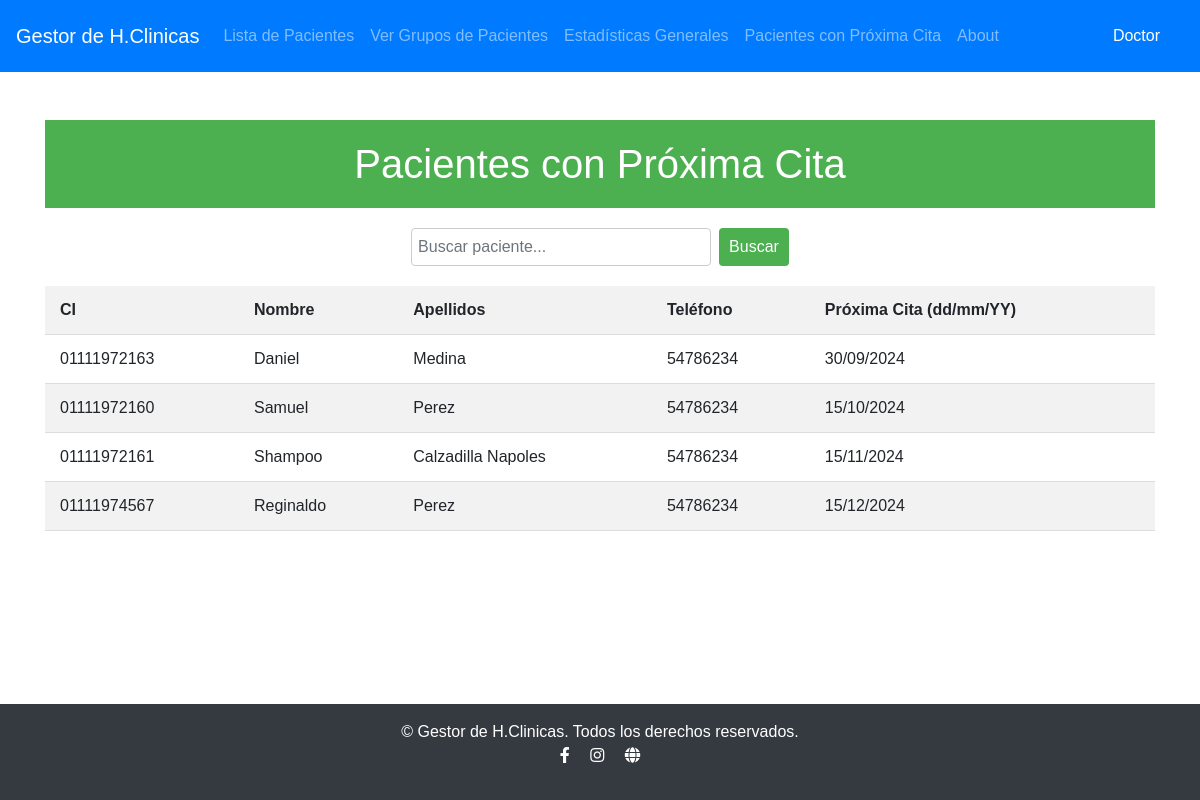
/pacientes/con_proxima_cita/ (signed in), run on an earlier commit of the app's database.
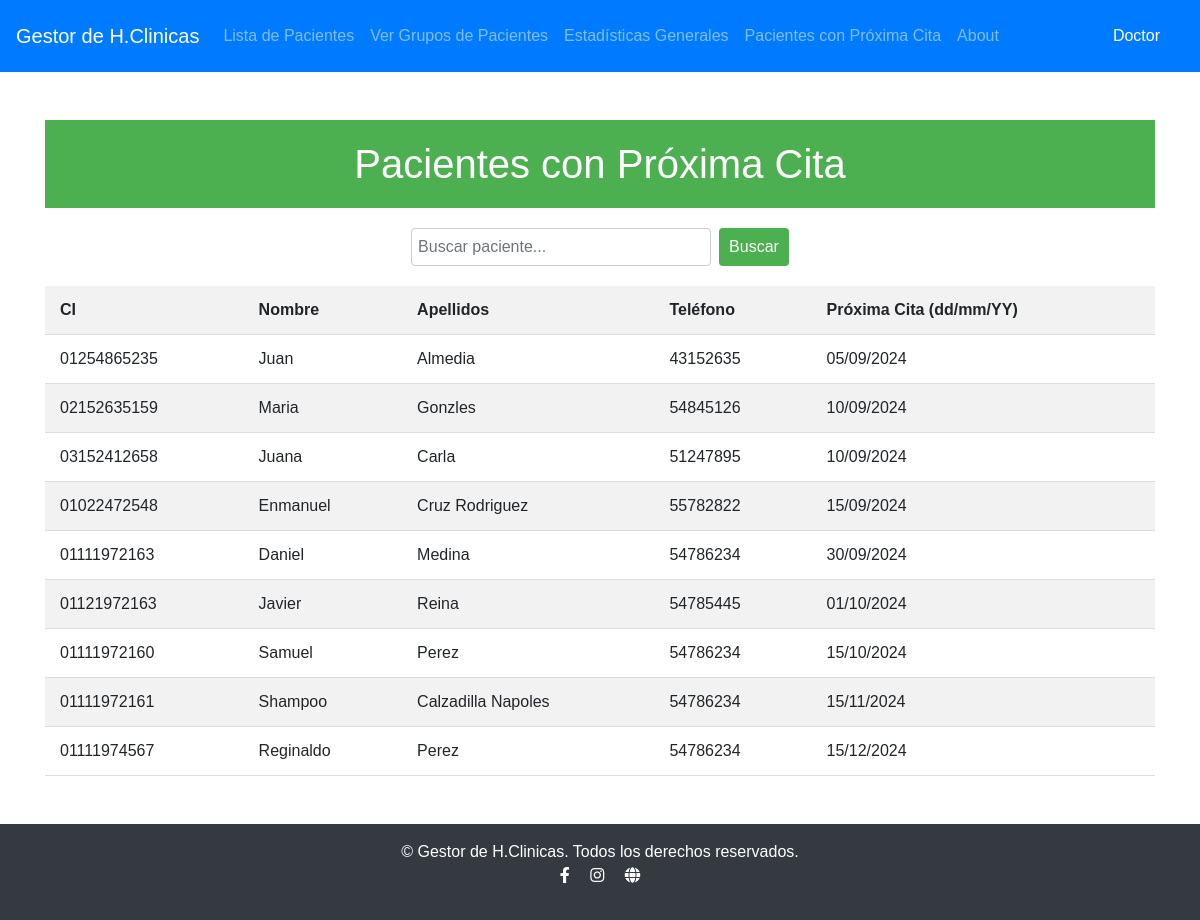
And on a later commit of the database.
### Historia/models.py (models this page shows, shortened)
class Paciente(models.Model):
    ci = models.CharField(primary_key=True, max_length=11)
    nombre = models.CharField(max_length=50)
    apellidos = models.CharField(max_length=50)
    telefono = models.IntegerField(null=True)
    direccion = models.CharField(max_length=50)
    SEXO_CHOICES = (
        ('M', 'Masculino'),
        ('F', 'Femenino'),
    )
    sexo = models.CharField(max_length=1, choices=SEXO_CHOICES)
    RAZA_CHOICES = (
        ('B', 'Blanco'),
        ('N', 'Negro'),
    )
    raza = models.CharField(max_length=1, choices=RAZA_CHOICES)
    edad = models.IntegerField()

class EFaparato(models.Model):
    id = models.IntegerField(primary_key=True)
    PYMHUMEDA_CHOICES = (
        ('S', 'Humeda'),
        ('N', 'No es Humeda'),
    )
    PYMCOLOR_CHOICES = (
        ('S', 'Normocoloreado'),
        ('N', 'No es Normocoloreado'),
    )
    TVS_CHOICES = (
        ('S', 'Infiltrado'),
        ('N', 'No Infiltrado'),
    )
    YON_CHOICES = (
        ('S', 'Sí'),
        ('N', 'No'),
    )
    NOP_CHOICES = (
        ('N', 'Normal'),
        ('P', 'Patológico'),
    )
    PUL_CHOICES = (
        ('P', 'Presente'),
        ('N', 'No Presente'),
    )
    pym_humedo = models.CharField(max_length=1, choices=PYMHUMEDA_CHOICES)
    pym_coloreado = models.CharField(max_length=1, choices=PYMCOLOR_CHOICES)
    descripcion_pym = models.TextField(blank=True, null=True)
    tvs = models.CharField(max_length=1, choices=YON_CHOICES)
    descripcion_tvs = models.TextField(blank=True, null=True)
    inspeccion_respiratoria = models.CharField(max_length=1, choices=NOP_CHOICES)
    palpacion_respiratoria = models.CharField(max_length=1, choices=NOP_CHOICES)
    percusion_respiratoria = models.CharField(max_length=1, choices=NOP_CHOICES)
    auscultacion_respiratoria = models.CharField(max_length=1, choices=NOP_CHOICES)
    descripcion_respiratoria = models.TextField(blank=True, null=True)
    frecuencia_respiratoria = models.CharField(max_length=255)
    descripcion_frecuencia_respiratoria = models.TextField(blank=True, null=True)
    inspeccion_cardiovascular = models.CharField(max_length=1, choices=NOP_CHOICES)
    palpacion_cardiovascular = models.CharField(max_length=1, choices=NOP_CHOICES)
    percusion_cardiovascular = models.CharField(max_length=1, choices=NOP_CHOICES)
    auscultacion_cardiovascular = models.CharField(max_length=1, choices=NOP_CHOICES)
    descripcion_cardiovascular = models.TextField(blank=True, null=True)
    frecuencia_cardiaca = models.CharField(max_length=255)
    presion_arterial = models.CharField(max_length=255)
    pulso = models.CharField(max_length=1, choices=PUL_CHOICES)
    descripcion_fpp = models.TextField(blank=True, null=True)
    inspeccion_abdominal = models.CharField(max_length=1, choices=NOP_CHOICES)
    palpacion_abdominal = models.CharField(max_length=1, choices=NOP_CHOICES)
    auscultacion_abdominal = models.CharField(max_length=1, choices=NOP_CHOICES)
    percusion_abdominal = models.CharField(max_length=1, choices=NOP_CHOICES)
    descripcion_abdominal = models.TextField(blank=True, null=True)
    conciente = models.CharField(max_length=1, choices=YON_CHOICES)
    orientado = models.CharField(max_length=1, choices=YON_CHOICES)
    descripcion_sn_central = models.TextField(blank=True, null=True)
    signos_maningeos = models.CharField(max_length=1, choices=YON_CHOICES)
    descripcion_signos_maningeos = models.TextField(blank=True, null=True)
    pares_craneales = models.CharField(max_length=1, choices=NOP_CHOICES)
    descripcion_pares_craneales = models.TextField(blank=True, null=True)
    soma = models.CharField(max_length=1, choices=NOP_CHOICES)
    descripcion_soma = models.TextField(blank=True, null=True)
    genital_urinario = models.CharField(max_length=1, choices=NOP_CHOICES)
    genital_urinario_descripcion = models.TextField(blank=True, null=True)
    mamas_simetricas = models.CharField(max_length=1, choices=YON_CHOICES)
    mamas_simetricas_descripcion = models.TextField(blank=True, null=True)
    mamas_nodulos = models.CharField(max_length=1, choices=YON_CHOICES)
    mamas_nodulos_descripcion = models.TextField(blank=True, null=True)
    estado_pezon = models.CharField(max_length=1, choices=NOP_CHOICES)
    estado_pezon_descripcion = models.TextField(blank=True, null=True)
    estado_axila = models.CharField(max_length=1, choices=NOP_CHOICES)
    estado_axila_descripcion = models.TextField(blank=True, null=True)
    genital_externo = models.CharField(max_length=1, choices=NOP_CHOICES)
    descripcion_genital_externo = models.TextField(blank=True, null=True)
    peso = models.CharField(max_length=255)
    talla = models.CharField(max_length=255)
    indice_corporal = models.FloatField()
    orientacion = models.CharField(max_length=255)
    proxima_cita = models.DateTimeField()
    egeneral = models.OneToOneField(EGeneral, on_delete=models.CASCADE, related_name='efaparato')
    grupos = models.ForeignKey('Grupos', on_delete=models.CASCADE, related_name='efaparatos')

### Historia/views/pacientes.py (the view)
# urls.py: path('pacientes/con_proxima_cita/', pacientes.pacientes_con_proxima_cita, name='pacientes_con_proxima_cita'),
@login_required(login_url="/")
def pacientes_con_proxima_cita(request):
    pacientes_con_cita = []
    pacientes = Paciente.objects.all()
    for paciente in pacientes:
        try:
            ultima_fecha = Fecha.objects.filter(paciente=paciente).order_by('-fecha_inicial').first()
            if ultima_fecha:
                if ultima_fecha.egeneral and ultima_fecha.egeneral.efaparato and ultima_fecha.egeneral.efaparato.proxima_cita:
                    pacientes_con_cita.append({
                        'paciente': paciente,
                        'proxima_cita': ultima_fecha.egeneral.efaparato.proxima_cita
                    })
        except ObjectDoesNotExist:
            pass
    context = {
        'pacientes': pacientes_con_cita
    }
    return render(request, 'pacientes/lista_pacientes_proxima_cita.html', context)

### Historia/templates/pacientes/lista_pacientes_proxima_cita.html (shortened to what this page needs)
{% extends 'base.html' %}
{% block content %}
<head>
</head>
<body>
    <h1>Pacientes con Próxima Cita</h1>
    <div class="search-container">
        <input type="text" class="form-control" id="search" name="search" placeholder="Buscar paciente..." onkeyup="filterTable()">
        <button type="button" class="btn btn-primary ml-2" onclick="filterTable()">Buscar</button>
    </div>
    <table id="patientTable">
        <thead>
            <tr>
                <th>CI</th>
                <th>Nombre</th>
                <th>Apellidos</th>
                <th>Teléfono</th>
                <th>Próxima Cita (dd/mm/YY)</th>
            </tr>
        </thead>
        <tbody>
            {% for item in pacientes|dictsort:'proxima_cita' %}
            <tr>
                <td>{{ item.paciente.ci }}</td>
                <td>{{ item.paciente.nombre }}</td>
                <td>{{ item.paciente.apellidos }}</td>
                <td>{{ item.paciente.telefono }}</td>
                <td>
                    {% if item.proxima_cita %}
                        {{ item.proxima_cita|date:"d/m/Y" }}
                    {% else %}
                        No hay cita próxima registrada
                    {% endif %}
                </td>
            </tr>
            {% endfor %}
        </tbody>
    </table>
</body>
{% endblock %}

What changed in the data, as far as the page shows it:
added Paciente: paciente.ci "01254865235", paciente.nombre "Juan", paciente.apellidos "Almedia", paciente.telefono "43152635", proxima_cita "05/09/2024"
added Paciente: paciente.ci "02152635159", paciente.nombre "Maria", paciente.apellidos "Gonzles", paciente.telefono "54845126", proxima_cita "10/09/2024"
added Paciente: paciente.ci "03152412658", paciente.nombre "Juana", paciente.apellidos "Carla", paciente.telefono "51247895", proxima_cita "10/09/2024"
now on this page (row unchanged): Paciente: paciente.ci "01022472548", paciente.nombre "Enmanuel", paciente.apellidos "Cruz Rodriguez", paciente.telefono "55782822", proxima_cita "15/09/2024"
now on this page (row unchanged): Paciente: paciente.ci "01121972163", paciente.nombre "Javier", paciente.apellidos "Reina", paciente.telefono "54785445", proxima_cita "01/10/2024"
